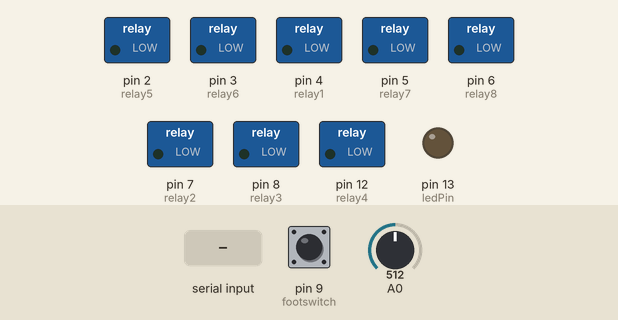
Recording of a sketch running on a simulated Arduino Uno, built with avr-gcc and run on an emulated ATmega328P. On the bench: switched loads named in the sketch (green lamp = pin HIGH), output pins drawn as LEDs (lit = HIGH). The test bench sets the inputs (shaded band); at power-on: pin 9 (footswitch) LOW, A0 = 512. What the sketch prints to the serial monitor is not drawn.

Above: at 1.2 s.
1.3 s: "3\n" received over Serial
At 2.5 s:
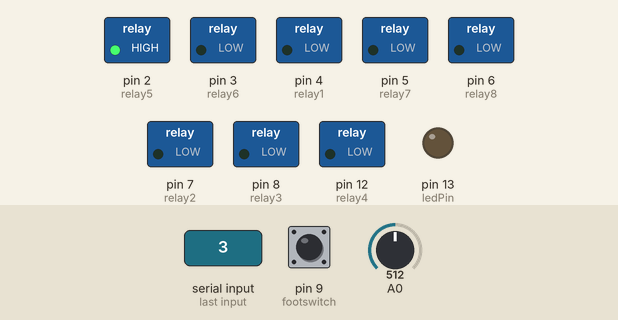
2.8 s: byte 11 (11) received over Serial
At 3.9 s:
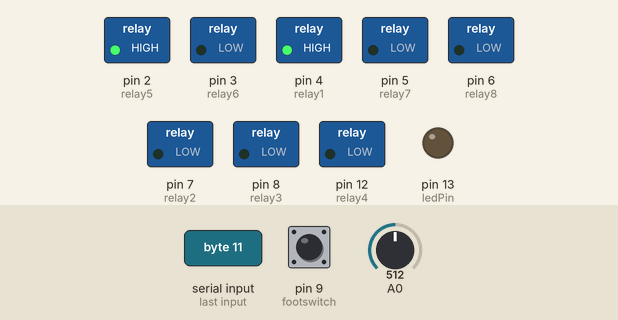
4.3 s: byte 21 (21) received over Serial
At 5.0 s:
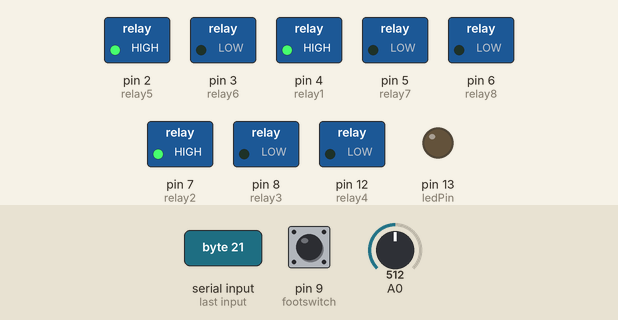
5.8 s: byte 10 (10) received over Serial
At 6.2 s:
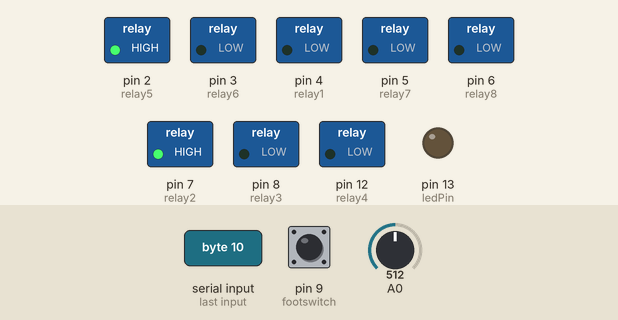
7.3 s: byte 31 (31) received over Serial
At 8.5 s:
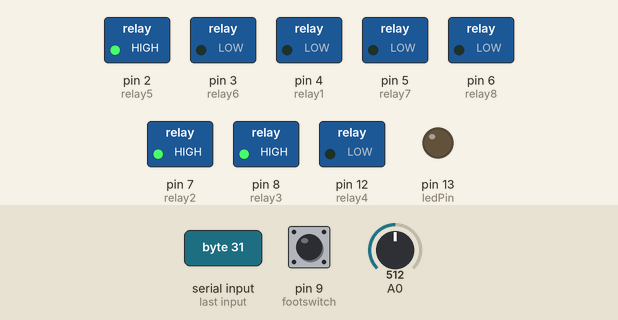
8.8 s: byte 20 (20) received over Serial
At 9.6 s:
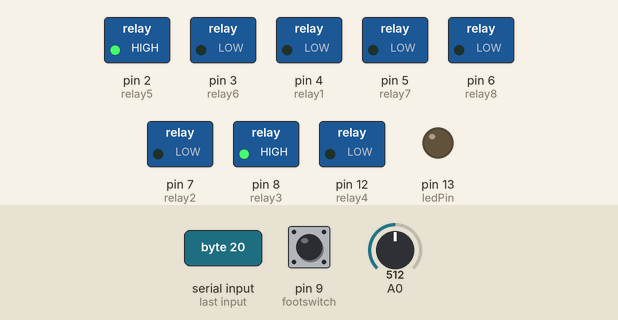
Timing chart, 0 to 11.3 s (numbered marks = the images above; inputs shaded):
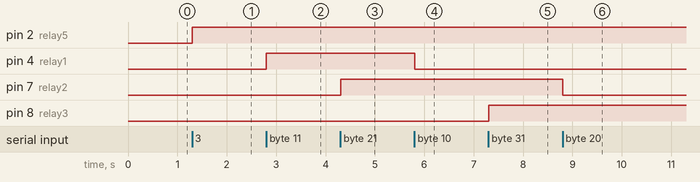

Measured:
- after the input at 1.3 s, pin 2 (relay5): LOW → HIGH at once
- after the input at 2.8 s, pin 4 (relay1): LOW → HIGH at once
- after the input at 4.3 s, pin 7 (relay2): LOW → HIGH at once
- after the input at 5.8 s, pin 4 (relay1): HIGH → LOW at once
- after the input at 7.3 s, pin 8 (relay3): LOW → HIGH at once
- after the input at 8.8 s, pin 7 (relay2): HIGH → LOW at once

The sketch:

panoptic-4a.ino
```cpp
const int ledPin = 13;
const int relay1 = 4;
const int relay2 = 7;
const int relay3 = 8;
const int relay4 = 12;
const int relay5 = 2;
const int relay6 = 3;
const int relay7 = 5;
const int relay8 = 6;
const int footswitch = 9;

int serialvalue;
int started = 0; // flag for whether we've received serial yet

void setup()
{
  Serial.begin(57600);
  pinMode(13, OUTPUT);
  pinMode(4, OUTPUT);
  pinMode(7, OUTPUT);
  pinMode(8, OUTPUT);
  pinMode(12, OUTPUT);
  pinMode(2, OUTPUT);
  pinMode(3, OUTPUT);
  pinMode(5, OUTPUT);
  pinMode(6, OUTPUT);
  pinMode(9, INPUT);
}

void loop()
{
  Serial.print("Distance ");
  Serial.print(analogRead(A0));
  Serial.println();
  Serial.print("Footswitch ");
  Serial.print(digitalRead(footswitch));
  Serial.println();
  delay(2); // wait to let ADC stabilise

  if (Serial.available()) // check to see if there's serial data in the buffer
  {
    serialvalue = Serial.read(); // read a byte of serial data
    started = 1;
  }

  // loop once serial data has been received
  if (started)
  {
    if (serialvalue == 11)
    {
      digitalWrite(relay1, HIGH);
    }
    if (serialvalue == 10)
    {
      digitalWrite(relay1, LOW);
    }
    if (serialvalue == 21)
    {
      digitalWrite(relay2, HIGH);
    }
    if (serialvalue == 20)
    {
      digitalWrite(relay2, LOW);
    }
    if (serialvalue == 31)
    {
      digitalWrite(relay3, HIGH);
    }
    if (serialvalue == 30)
    {
      digitalWrite(relay3, LOW);
    }
    if (serialvalue == 41)
    {
      digitalWrite(relay4, HIGH);
    }
    if (serialvalue == 40)
    {
      digitalWrite(relay4, LOW);
    }
    if (serialvalue == 51)
    {
      digitalWrite(relay5, HIGH);
    }
    if (serialvalue == 50)
    {
      digitalWrite(relay5, LOW);
    }
    if (serialvalue == 61)
    {
      digitalWrite(relay6, HIGH);
    }
    if (serialvalue == 60)
    {
      digitalWrite(relay6, LOW);
    }
    if (serialvalue == 71)
    {
      digitalWrite(relay7, HIGH);
    }
    if (serialvalue == 70)
    {
      digitalWrite(relay7, LOW);
    }
    if (serialvalue == 81)
    {
      digitalWrite(relay8, HIGH);
    }
    if (serialvalue == 80)
    {
      digitalWrite(relay8, LOW);
    }
  }
}
```
